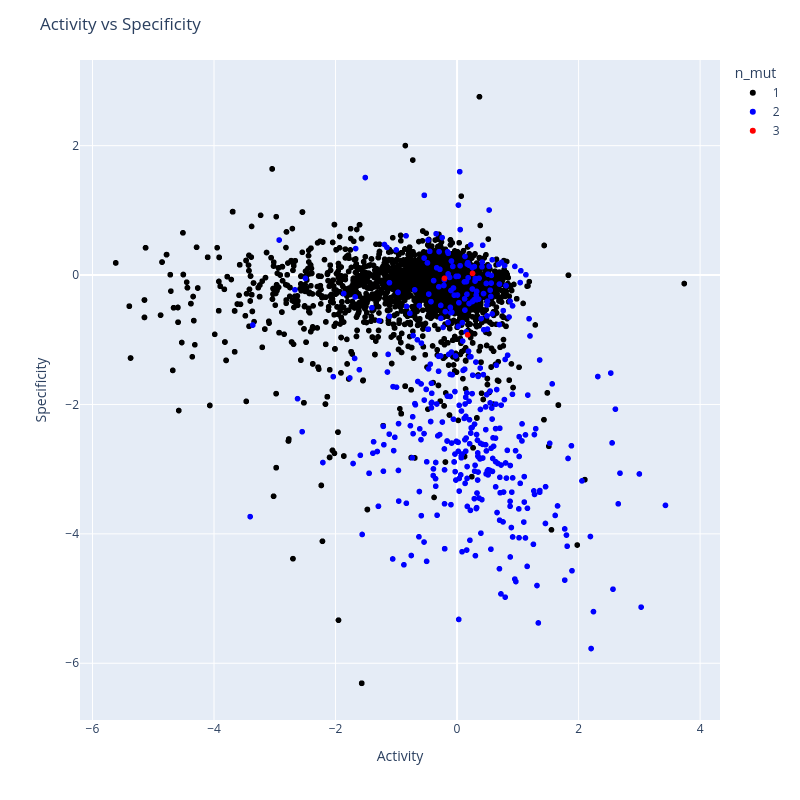

The notebook cell this image was saved under:
### Code cell
# Define colors for different numbers of mutations
colors = ['.', 'k', 'b', 'r']
the = 10  # Threshold for standard error
mult_variants_all = []  # List to store all multi-variant data
plt.figure(figsize=(8, 8))  # Create a new figure with specified size

# Loop over different numbers of mutations (1, 2, 3)
for n in [1, 2, 3]:
    # Filter the dataframe for rows with stderr less than the threshold and the specified number of mutations
    indx = (df_Kan_input['stderr'] < the) * (df_Kan_input['AA_mut_#'] == n)
    mult_variants = []  # List to store multi-variant data for the current number of mutations
    
    # Iterate over the filtered dataframe
    for i in df_Kan_input[indx]['AA_mut_list']:
        try:
            # Check if the corresponding row in df_Kan_Ara has stderr less than the threshold
            if df_Kan_Ara[df_Kan_Ara['AA_mut_list'] == i]['stderr'].values[0] < the:
                # Extract activity and specificity values and their errors
                v_act = df_Kan_input[df_Kan_input['AA_mut_list'] == i]['activity'].values[0]
                v_spe = df_Kan_Ara[df_Kan_Ara['AA_mut_list'] == i]['specificity'].values[0]
                err_act = df_Kan_input[df_Kan_input['AA_mut_list'] == i]['stderr'].values[0]
                err_spe = df_Kan_Ara[df_Kan_Ara['AA_mut_list'] == i]['stderr'].values[0]
                # Append the data to the lists
                mult_variants.append([i, v_spe, v_act])
                mult_variants_all.append([i, v_spe, v_act, err_spe, err_act, n])
        except:
            pass
    # Convert the list to a numpy array and plot the data
    mult_variants = np.array(mult_variants, dtype=object)
    plt.scatter(mult_variants[:, 2].astype(float), mult_variants[:, 1].astype(float), s=8, c=colors[n], label='# of mut: ' + str(n))

# Set plot labels and title
plt.ylabel('Specificity score')
plt.xlabel('Activity score')
plt.title('Activity vs Specificity in \nconfident variants')
plt.legend()
# Save the plot as SVG and PNG
plt.savefig('./Figures/act_vs_spec_' + str(the) + 'error.svg')
plt.savefig('./Figures/act_vs_spec_' + str(the) + 'error.png')

# Convert the list of all multi-variant data to a numpy array
mult_variants_all = np.array(mult_variants_all, dtype=object)
# Create a temporary dataframe to store the data
tmp_df = pd.DataFrame()
tmp_df['AA_mut_list'] = mult_variants_all[:, 0]
tmp_df['specificity'] = mult_variants_all[:, 1]
tmp_df['activity'] = mult_variants_all[:, 2]
tmp_df['stderr_spec'] = mult_variants_all[:, 3]
tmp_df['stderr_act'] = mult_variants_all[:, 4]
tmp_df['n_mut'] = mult_variants_all[:, 5]

# Plot the data using Plotly for interactive visualization
fig = px.scatter(tmp_df, x='activity', y='specificity', color='n_mut', color_discrete_sequence=['black', 'blue', 'red'], hover_data=['AA_mut_list', 'stderr_spec', 'stderr_act'])
fig.update_layout(
    title='Activity vs Specificity',
    xaxis_title='Activity',
    yaxis_title='Specificity',
    width=800, height=800,
)
fig.show()
# Save the interactive plot as HTML
fig.write_html('Figures/act_vs_spec_' + str(the) + 'error.html')

# Print the correlation coefficient between specificity and activity
print('Corr', np.corrcoef(mult_variants_all[:, 1].astype(float), mult_variants_all[:, 2].astype(float))[0, 1])

### Figure 1 — Plotly figure (JSON) as saved in the notebook; plotly's stock layout.template omitted (floating-point values rounded to 4 significant figures; data arrays with more than 128 entries replaced by an {"elided": "..."} marker saying what was removed)
{"data": [{"customdata": {"elided": "5075x3 mixed values"}, "hovertemplate": "n_mut=1<br>activity=%{x}<br>specificity=%{y}<br>AA_mut_list=%{customdata[0]}<br>stderr_spec=%{customdata[1]}<br>stderr_act=%{customdata[2]}<extra></extra>", "legendgroup": "1", "marker": {"color": "black", "symbol": "circle"}, "mode": "markers", "name": "1", "showlegend": true, "type": "scattergl", "x": {"elided": "5075 float values"}, "xaxis": "x", "y": {"elided": "5075 float values"}, "yaxis": "y"}, {"customdata": {"elided": "414x3 mixed values"}, "hovertemplate": "n_mut=2<br>activity=%{x}<br>specificity=%{y}<br>AA_mut_list=%{customdata[0]}<br>stderr_spec=%{customdata[1]}<br>stderr_act=%{customdata[2]}<extra></extra>", "legendgroup": "2", "marker": {"color": "blue", "symbol": "circle"}, "mode": "markers", "name": "2", "showlegend": true, "type": "scattergl", "x": {"elided": "414 float values"}, "xaxis": "x", "y": {"elided": "414 float values"}, "yaxis": "y"}, {"customdata": [["A105S+S107L+Q137V", 0.001528, 0.285], ["R80G+E95D+E106D", 0.2481, 0.9407], ["E68D+P86S+E106A", 0.2831, 0.1842]], "hovertemplate": "n_mut=3<br>activity=%{x}<br>specificity=%{y}<br>AA_mut_list=%{customdata[0]}<br>stderr_spec=%{customdata[1]}<br>stderr_act=%{customdata[2]}<extra></extra>", "legendgroup": "3", "marker": {"color": "red", "symbol": "circle"}, "mode": "markers", "name": "3", "showlegend": true, "type": "scattergl", "x": [-0.2067, 0.2546, 0.1736], "xaxis": "x", "y": [-0.0512, 0.02545, -0.9239], "yaxis": "y"}], "layout": {"height": 800, "legend": {"title": {"text": "n_mut"}, "tracegroupgap": 0}, "margin": {"t": 60}, "title": {"text": "Activity vs Specificity"}, "width": 800, "xaxis": {"anchor": "y", "domain": [0, 1], "title": {"text": "Activity"}}, "yaxis": {"anchor": "x", "domain": [0, 1], "title": {"text": "Specificity"}}}}
